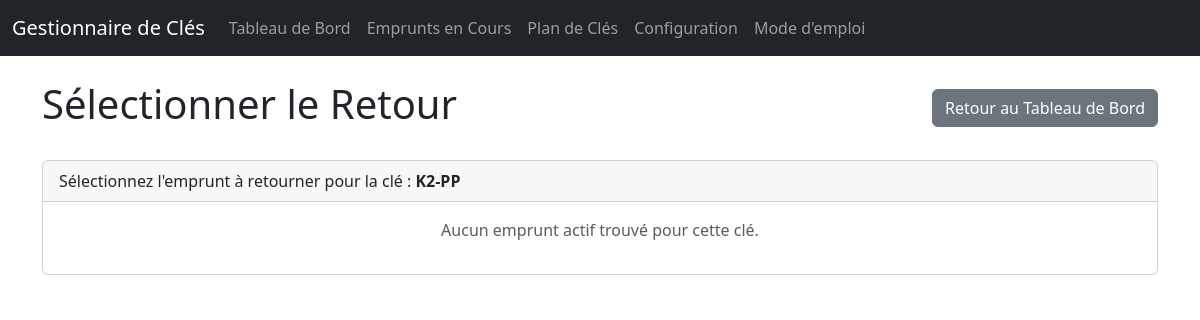
Before: /return/select/2 with the older database file.
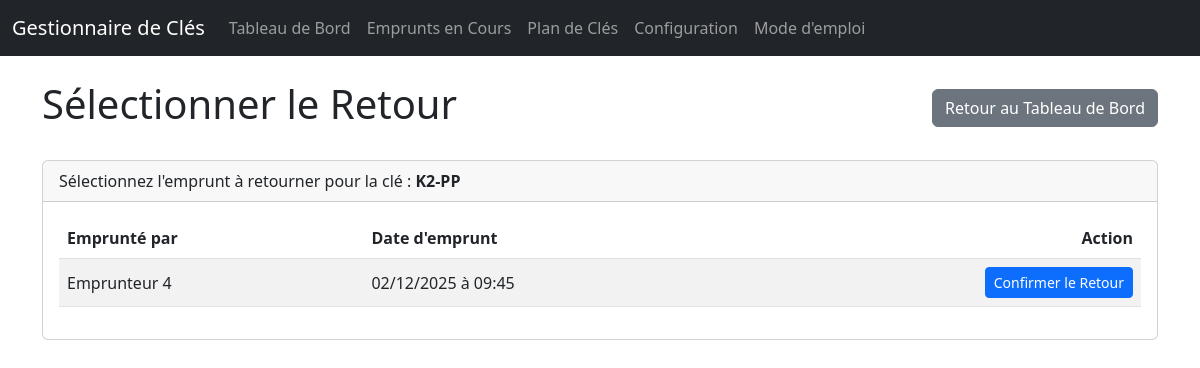
After: the same page with the newer database file.
### app/main.py (models this page shows)
class Loan(Base):
    __tablename__ = "loans"
    id = Column(Integer, primary_key=True, index=True)
    key_id = Column(Integer, ForeignKey("keys.id"), nullable=False)
    borrower_id = Column(Integer, ForeignKey("borrowers.id"), nullable=False)
    loan_date = Column(DateTime, default=datetime.datetime.utcnow)
    return_date = Column(DateTime, nullable=True)
    key = relationship("Key", back_populates="loans")
    borrower = relationship("Borrower", back_populates="loans")

class Borrower(Base):
    __tablename__ = "borrowers"
    id = Column(Integer, primary_key=True, index=True)
    name = Column(String, index=True, nullable=False)
    email = Column(String, index=True)
    loans = relationship("Loan", back_populates="borrower", cascade="all, delete-orphan")

### app/main.py (the view)
@app.get("/return/select/{key_id}", response_class=HTMLResponse)
async def select_return(request: Request, key_id: int, db: Session = Depends(get_db)):
    key = db.query(Key).filter(Key.id == key_id).first()
    if not key:
        return HTMLResponse("Clé non trouvée", status_code=404)
    active_loans = db.query(Loan).filter(Loan.key_id == key_id, Loan.return_date == None).all()
    return templates.TemplateResponse("select_return.html", {"request": request, "key": key, "active_loans": active_loans, "page_title": "Sélectionner le Retour"})

### app/templates/select_return.html (shortened to what this page needs)
<!DOCTYPE html>
<html lang="fr">
<head>
    <link href="https://cdn.jsdelivr.net/npm/bootstrap@5.3.0/dist/css/bootstrap.min.css" rel="stylesheet">
</head>
<body>
    {% include 'navbar.html' %}
    <main class="container" style="padding-top: 5rem;">
        <div class="d-flex justify-content-between align-items-center mb-4">
            <h1>{{ page_title }}</h1>
            <a href="/" class="btn btn-secondary">Retour au Tableau de Bord</a>
        </div>
        <div class="card">
            <div class="card-header">
                Sélectionnez l'emprunt à retourner pour la clé : <strong>{{ key.number }}</strong>
            </div>
            <div class="card-body">
                {% if active_loans %}
                <table class="table table-striped">
                    <thead>
                        <tr>
                            <th>Emprunté par</th>
                            <th>Date d'emprunt</th>
                            <th class="text-end">Action</th>
                        </tr>
                    </thead>
                    <tbody>
                        {% for loan in active_loans %}
                        <tr>
                            <td class="align-middle">{{ loan.borrower.name }}</td>
                            <td class="align-middle">{{ loan.loan_date.strftime('%d/%m/%Y à %H:%M') }}</td>
                            <td class="text-end">
                                <a href="/return/loan/{{ loan.id }}" class="btn btn-primary btn-sm">Confirmer le Retour</a>
                            </td>
                        </tr>
                        {% endfor %}
                    </tbody>
                </table>
                {% else %}
                <p class="text-center text-muted">Aucun emprunt actif trouvé pour cette clé.</p>
                {% endif %}
            </div>
        </div>
    </main>
</body>
</html>

Changed rows visible on the page:
added Loan: borrower.name "Emprunteur 4", loan_date "02/12/2025 à 09:45"
Other visible differences:
text no longer shown: "Aucun emprunt actif trouvé pour cette clé."
text now shown: "Emprunté par Date d'emprunt Action"
